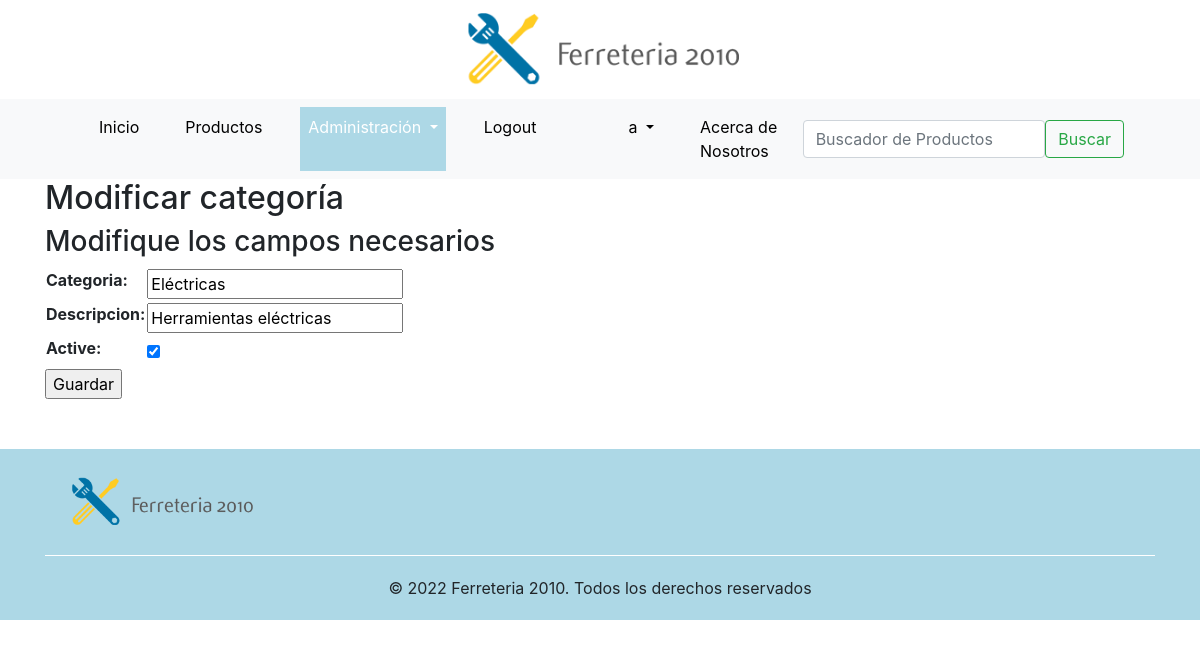
Page /categorias/update-tipo/1/ (signed in) on the committed database.
### categorias/models.py (models this page shows, shortened)
class Tipo(models.Model):
    categoria = models.CharField(max_length=100, unique=True)
    descripcion = models.CharField(max_length=200, blank=True, default='')
    active = models.BooleanField(default=True)
    class Meta:
        verbose_name = 'Tipo'
        verbose_name_plural = 'Tipos'

### categorias/views.py (the view)
# urls.py: path('update-tipo/<pk>/', update_tipo, name='update_tipo'),
def update_tipo(request, pk):
    grupo = usuario_logueado(request)
    if request.user.is_authenticated:
        tipo = Tipo.objects.get(id = pk)
        form = Tipo_form(request.POST or None, instance= tipo)
        if form.is_valid():
            form.save()
            context = {'form':form, 'grupo':grupo}
            return HttpResponseRedirect('/categorias/tipos')
        else:
            f_error = form.errors
            if f_error.__len__() == 0:
                context = {'form':form, 'grupo':grupo}
            else:
                for key in f_error:
                    error = f_error[key]
                context = {'errors':error, 'form':form, 'grupo':grupo}
        return render(request, 'categorias/update_tipo.html', context=context)
    else:
        return redirect('index')

### categorias/forms.py
class Tipo_form(forms.ModelForm):
    class Meta:
        model = Tipo
        fields = '__all__'

### django_base/functions.py (called while the page is built)
def usuario_logueado(request):
    if request.user.is_authenticated:
        username  = request.user.username
        id_usuario = User.objects.filter(username__icontains = username).values('id')
        lista_grupo = list(Group.objects.filter(user__in = id_usuario).values_list('name', flat=True))
        for grupo in lista_grupo:
            if grupo == 'Ferreteria':
                return True
            else:
                return False
    else:
        return False

### templates/categorias/update_tipo.html (shortened to what this page needs)
{% extends 'base.html' %}
{% load static %}
{% block nav_administracion_activo %}active{% endblock %}
{% block contenido %}
{% if form %}
    <h2>Modificar categoría</h2>
    <h3>Modifique los campos necesarios</h3>
    <form action="" method="POST" enctype="multipart/form-data">
        <table>
            {{form.as_table}}
        </table>
        <input type="submit", value="Guardar">
    </form>
{% endif %}
{% endblock %}

### templates/base.html (shortened to what this page needs)
<!DOCTYPE html>
<html lang="en">
<head>
    {% load static %}
    <link rel="stylesheet" href="https://cdn.jsdelivr.net/npm/bootstrap@4.6.1/dist/css/bootstrap.min.css">
    <link rel="stylesheet" href="https://cdn.jsdelivr.net/npm/bootstrap-icons@1.8.3/font/bootstrap-icons.css">
    <link rel="stylesheet" href="{% static 'assets/css/custom.css' %}">
  </head>
<body>
  <div class="logo"><a href="\" style="cursor: auto;"><img src="{% static 'assets/images/logo.png' %}" alt="Ferreteria 2010" width="300px"></a></div>
  <header style="background-color:#f8f9fa">
    <div class="container" >
        <nav class="navbar navbar-expand-lg bg-light">
            <div class="container-fluid">
              <div class="collapse navbar-collapse" id="navbarSupportedContent">
                <ul class="navbar-nav me-auto mb-2 mb-lg-0">
                  <li class="nav-item {% block nav_inicio_activo %}{% endblock %}">
                    <a class="nav-link" aria-current="page" href="\">Inicio</a>
                  </li>
                  <li class="nav-item {% block nav_productos_activo %}{% endblock %}">
                    <a class="nav-link" href="/productos/">Productos</a>
                  </li>
                  {% if grupo == True %}
                  <li class="nav-item dropdown {% block nav_administracion_activo %}{% endblock %}">
                    <a class="nav-link dropdown-toggle" href="#" id="navbarDropdown" role="button" data-bs-toggle="dropdown" aria-expanded="false">
                      Administración
                    </a>
                  </li>
                  {% endif %}
                  {% if request.user.is_authenticated %}
                  <li class="nav-item {% block nav_logout_activo %}{% endblock %}">
                    <a class="nav-link" href="/accounts/logout/">Logout</a>
                  </li>
                  <li class="nav-item {% block nav_usuario %}{% endblock %}">
                    <a class="nav-link" href="/accounts/profile/"></a>
                  </li>
                  <li class="nav-item dropdown {% block nav_usuario_activo %}{% endblock %}">
                    <a class="nav-link dropdown-toggle" href="#" id="navbarDropdown" role="button" data-bs-toggle="dropdown" aria-expanded="false">
                      {{request.user.username}}
                    </a>
                  </li>
                  {% endif %}
                  <li class="nav-item {% block nav_about_activo %}{% endblock %}">
                    <a class="nav-link" aria-current="page" href="about">Acerca de Nosotros</a>
                  </li>
                </ul>
              </div>
              <div>
                <form class="d-flex" role="search" action = "/productos/search-product/" method="GET">
                  <input class="form-control me-2" type="text" placeholder="Buscador de Productos" aria-label="Search"  name = 'search'>
                  <button class="btn btn-outline-success" type="submit">Buscar</button>
                </form>
              </div>
            </div>
        </nav>
    </div>
  </header>
  <div class="container" style="overflow: hidden;">
    {% block contenido %}
    {% endblock %}
  </div>
  <footer class="footer">
    <div class="container">
      <div class="row align-items-start" style="margin: 20px 0px;">
        <div class="col">
          <img src="{% static 'assets/images/logo.png' %}" alt="Ferreteria 2010" width="200px">
        </div>
      </div>
      <div style="text-align: center; padding: 20px 0px; border-top: 1px solid #fff;">
        © 2022  Ferreteria 2010. Todos los derechos reservados
      </div>
    </div>
  </footer>
</body>
</html>

### productos/static/assets/css/custom.css (style rules this page uses)
.logo { width: 100%; text-align: center; }
.navbar-nav .active { background-color:lightblue; }
.navbar-nav li { margin: 0px 15px }
.navbar-nav a { color: #000; }
.navbar-nav .active a { color: #fff; }
.footer { background-color:lightblue; overflow: hidden; margin-top: 50px; }

### rows in the picture
Tipo: categoria "Eléctricas", descripcion "Herramientas eléctricas", active "☑"

### other values in the picture
{{ request.user.username }} "a"
